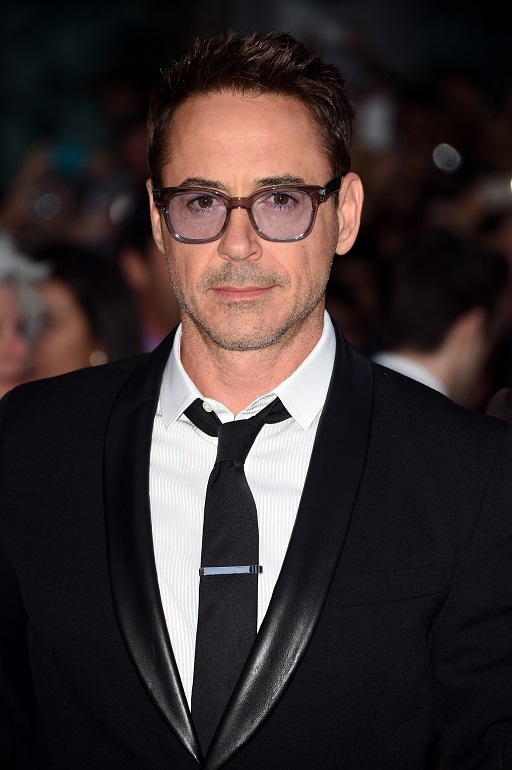
#> input picture 0. ON ONE IMAGE/0. before.jpg, 512 x 770 px
$ jupyter execute 'face detection on one image.ipynb'
#> lines starting #> are read from the running program, lines starting #| are printed output that depends on the picture; after the words box and inside, x2 and y2 are one past the last pixel; in counts of white or black regions, pixels touching at a corner belong together
[cell 1]
import cv2

[cell 2]
# Load the pre-trained Viola-Jones cascade classifier for face detection
face_cascade = cv2.CascadeClassifier(cv2.data.haarcascades + 'haarcascade_frontalface_default.xml')

# Load the image
image_path = '0. before.jpg'
image = cv2.imread(image_path)
#> image is the input picture: shape (770, 512, 3); mean B, G, R 47, 46.8, 56.9

[cell 3]
# Convert the image to grayscale
gray = cv2.cvtColor(image, cv2.COLOR_BGR2GRAY)
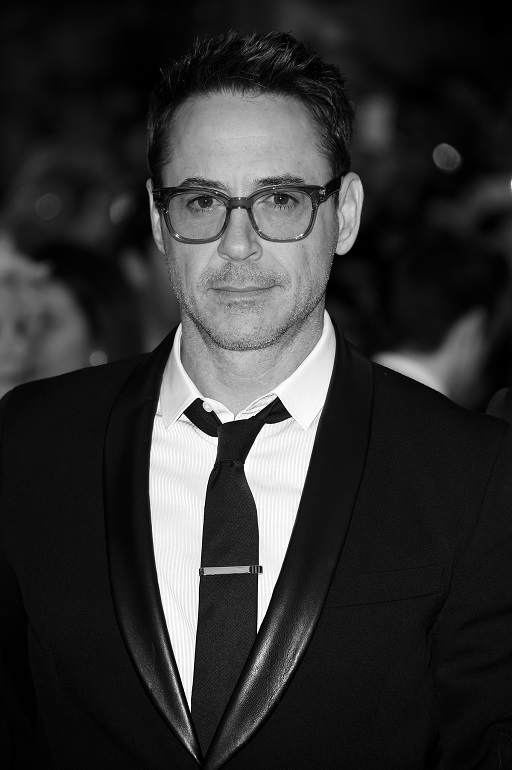
#> gray: shape (770, 512); min 0, max 255, mean 49.8

# Perform face detection
faces = face_cascade.detectMultiScale(gray, scaleFactor=1.1, minNeighbors=5, minSize=(30, 30))
#> faces = [[122, 113, 241, 241]]

# Draw rectangles around the detected faces
for (x, y, w, h) in faces:
    cv2.rectangle(image, (x, y), (x + w, y + h), (0, 255, 0), 3)
#> this loop made 1 pass
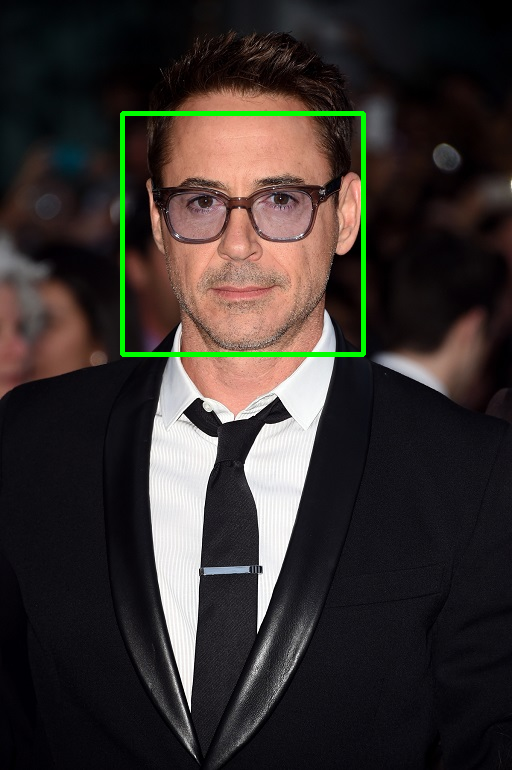
#> image: shape (770, 512, 3); 1.22% of pixels changed, all inside (x1, y1, x2, y2) = (120, 111, 366, 357)
